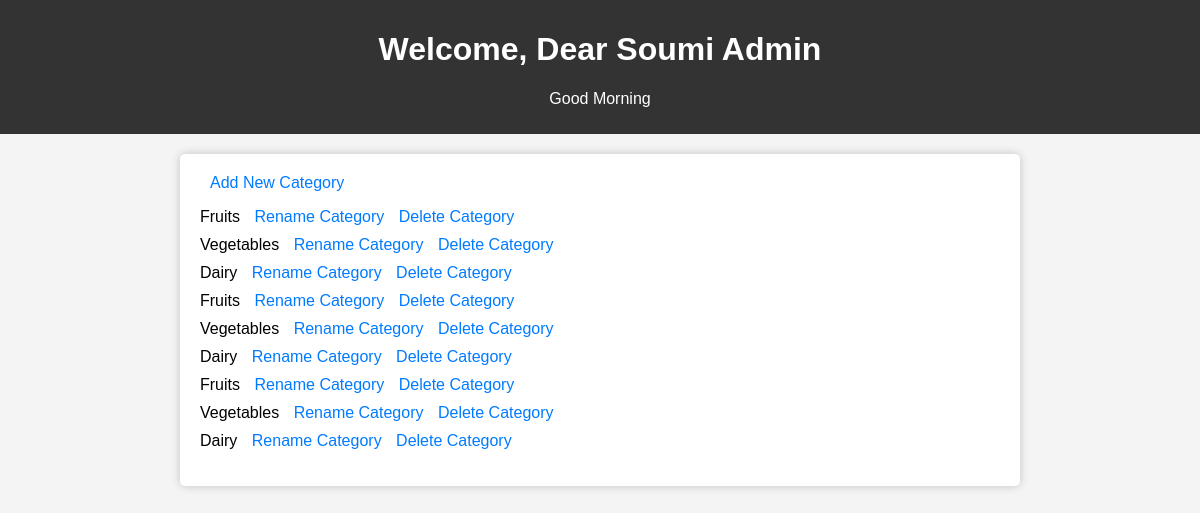
Before: /admin_dashboard with the older database file.
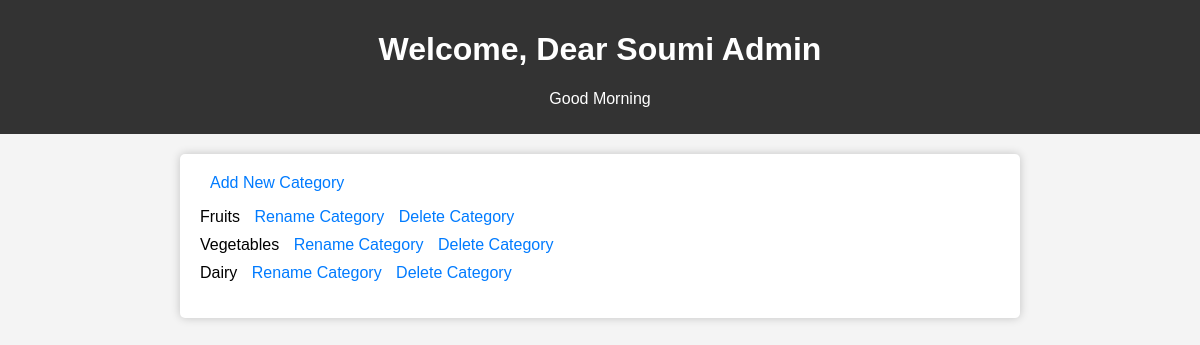
After: the same page with the newer database file.
### main.py (models this page shows)
class Section(db.Model):
        id = db.Column(db.Integer, primary_key = True, autoincrement=True)
        name = db.Column(db.String(200), nullable = False)
        products = relationship('Product', backref='section', lazy=True)

### main.py (the view)
@app.route('/admin_dashboard')
def admin_dashboard():
    section=Section.query.all()
    return render_template('admin_dashboard.html',blahblah=section)

### templates/admin_dashboard.html (shortened to what this page needs)
<!DOCTYPE html>
<html lang="en">
<head>
</head>
<body>
    <header>
        <h1>Welcome, Dear Soumi Admin</h1>
        <p>Good Morning</p>
    </header>
    <div class="container">
        <a href="/add_category">Add New Category</a>
        <ul>
            {% for blah in blahblah %}
                <li>
                    {{ blah.name }}
                    <a href="/rename_category/{{ blah['id'] }}">Rename Category</a>
                    <a href="/delete_category/{{ blah['id'] }}">Delete Category</a>
                </li>
            {% endfor %}
        </ul>
    </div>
</body>
</html>

Changed rows visible on the page:
removed Section: name "Fruits"
removed Section: name "Vegetables"
removed Section: name "Dairy"
removed Section: name "Fruits"
removed Section: name "Vegetables"
removed Section: name "Dairy"
